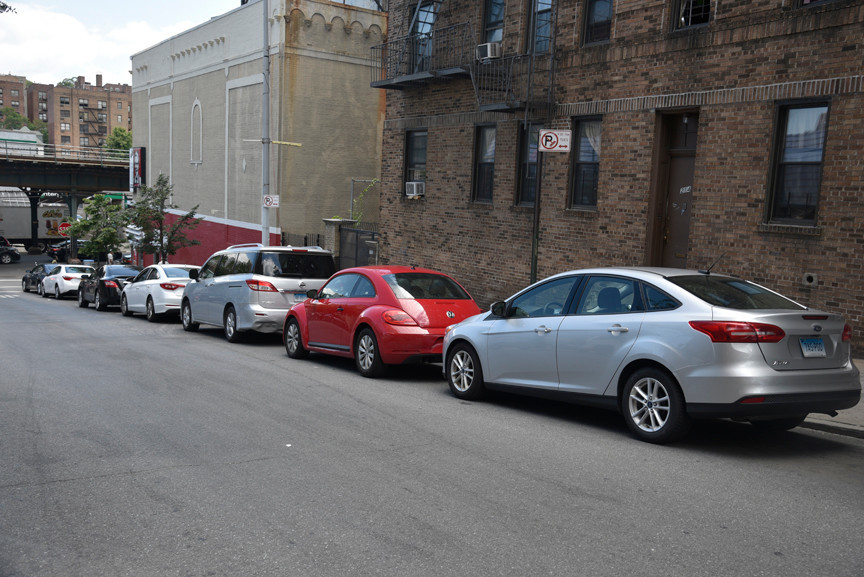
%> input picture Final Project/test_photo.jpg, 864 x 577 px
$ octave Project.m   (GNU Octave 9; MATLAB toolbox functions it lacks are replaced by stand-ins)
%> lines starting %> are read from the running program, lines starting %| are printed output that depends on the picture; in (x1, y1, x2, y2) boxes, pixels count from 0 and x2, y2 are one past the last pixel; in counts of white or black regions, pixels touching at a corner belong together; the program's own positions count from 1
clc;
clearvars;

fontSize = 20;

cPhoto = imread('test_photo.jpg');
%> cPhoto is the input picture: size 577x864x3 uint8; mean R, G, B 103.7, 101.1, 101.7
Photo = rgb2gray(cPhoto);
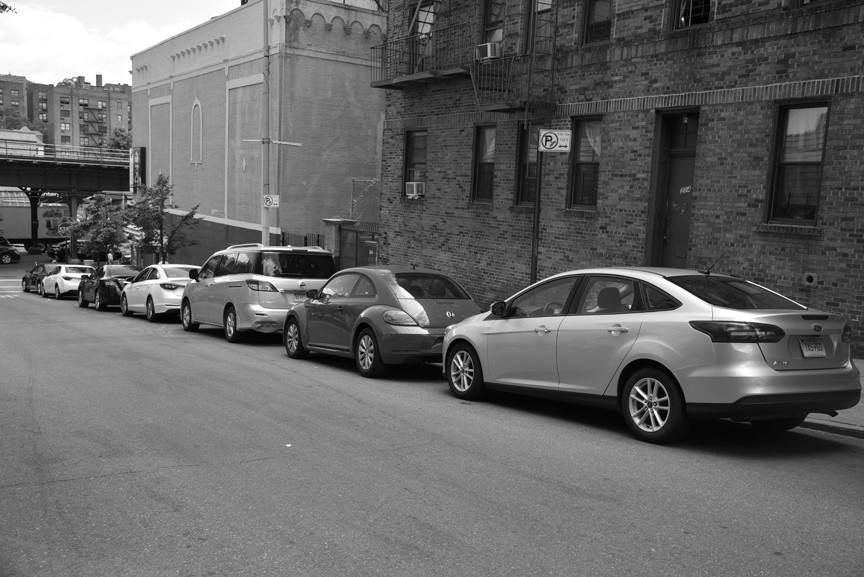
%> Photo: size 577x864 uint8; min 0, max 255, mean 101.9
subplot(2, 2, 1);
imshow(Photo);
title('Gray Scale Image', 'FontSize', fontSize);

[pixelCount, grayLevels] = imhist(Photo);
%> pixelCount = 256 values, max 6693 at index 132, min 57 at index 1, mean 1947.4; grayLevels = 256 values from 0 to 255
subplot(2, 2, 2);
bar(grayLevels, pixelCount);

title('Histogram', 'FontSize', fontSize, 'Interpreter', 'None');
xlabel('Gray Level', 'FontSize', fontSize);
ylabel('Pixel Count', 'FontSize', fontSize);


Id = im2double(Photo);
Imax = max(Id(:));
%> Imax = 1
Imin = min(Id(:));
%> Imin = 0
T = 0.5*(min(Id(:)) + max(Id(:)));
%> T = 0.5
deltaT = 0.01;
done = false;
counter = 1;
while ~done
  savedThresholds(counter) = T;

  g = Id >= T;
  Tnext = 0.5*(mean(Id(g)) + mean(Id(~g)));
  done = abs(T - Tnext) < deltaT;
  T = Tnext;

  subplot(2, 2, 3);
  imshow(g);
  title('Segmented Image', 'FontSize', fontSize);

  subplot(2, 2, 4);
  plot(savedThresholds, 'b*-', 'MarkerSize', 15, 'LineWidth', 2);

  title('Thresholds', 'FontSize', fontSize);
  xlabel('Iteration', 'FontSize', fontSize);
  ylabel('Threshold', 'FontSize', fontSize);

  counter = counter + 1;
end
%> this loop made 4 passes
%> (Tnext, done, T) on passes 1 to 4: (0.455, false, 0.455), (0.417, false, 0.417), (0.394, false, 0.394), (0.385, true, 0.385)
%> pass 1, `g = Id >= T;`:
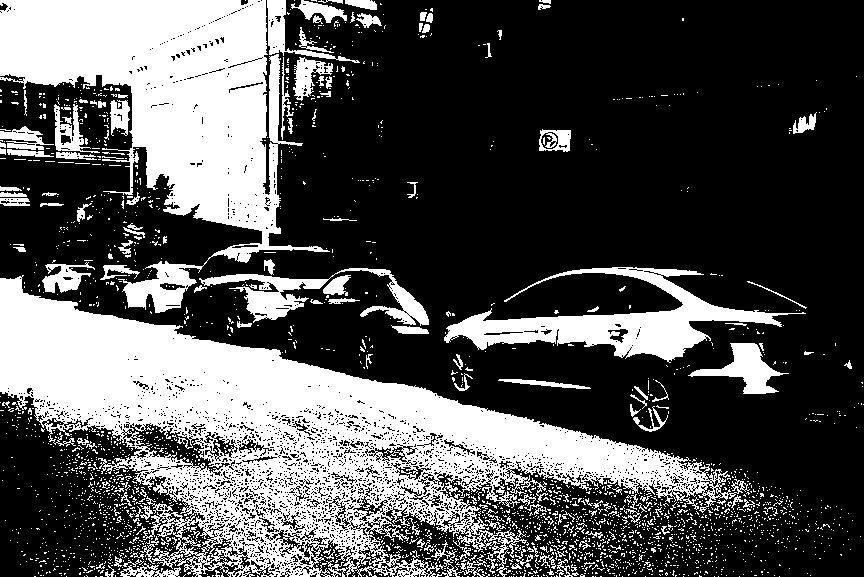
%> g: size 577x864 logical; 32.1% white; 2567 white regions (2411 under 20 px), largest, box (x1, y1, x2, y2) and area: (0, 275, 750, 577) 79109, (0, 0, 330, 313) 42936, (444, 267, 806, 363) 10331
%> pass 1, `ylabel('Threshold', 'FontSize', fontSize);`:
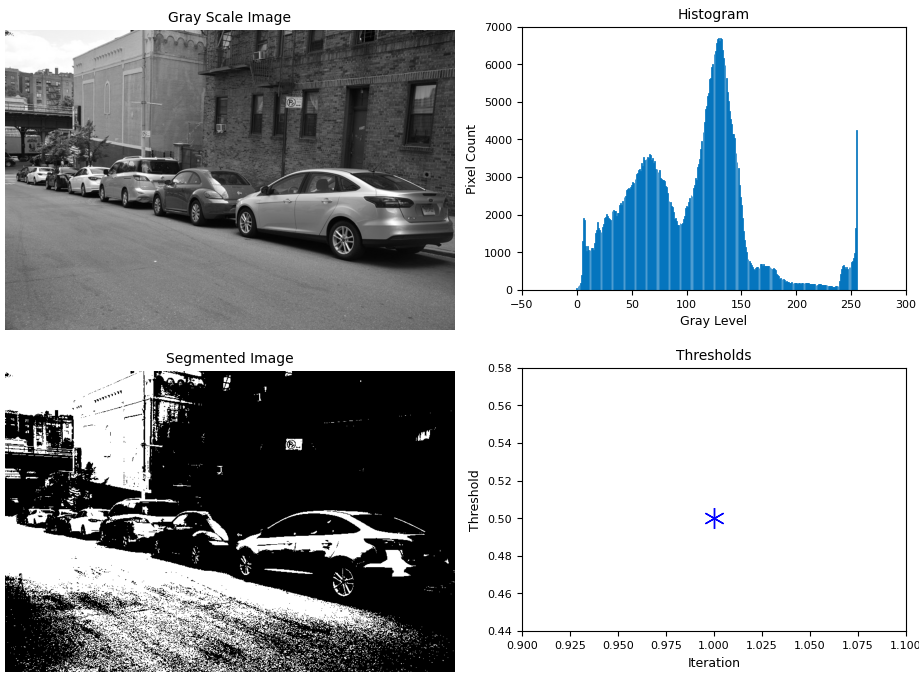
%> figure redrawn from the program's plot data, 4 panels
%> pass 2, `g = Id >= T;`:
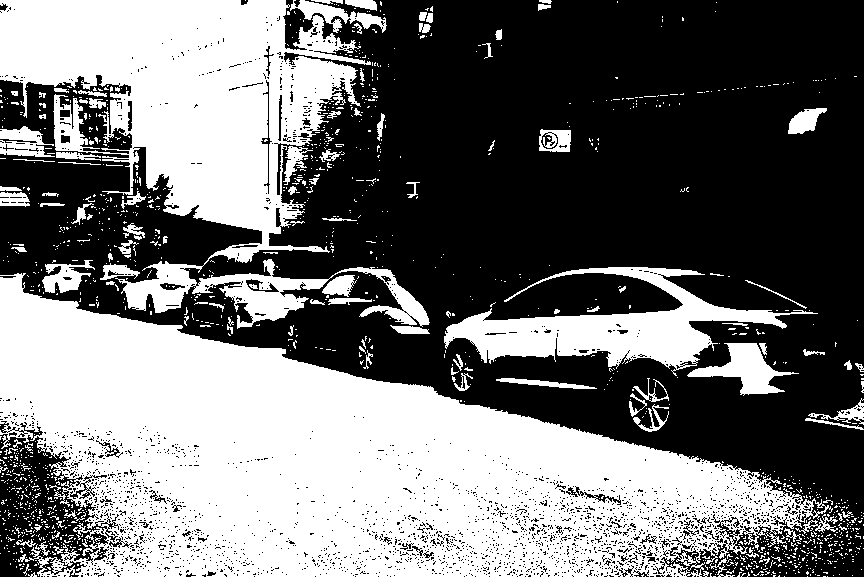
%> g: size 577x864 logical; 44.6% white; 1427 white regions (1311 under 20 px), largest, box (x1, y1, x2, y2) and area: (0, 273, 833, 577) 132024, (0, 0, 430, 329) 57879, (444, 267, 818, 376) 13268
%> pass 2, `title('Segmented Image', 'FontSize', fontSize);`:
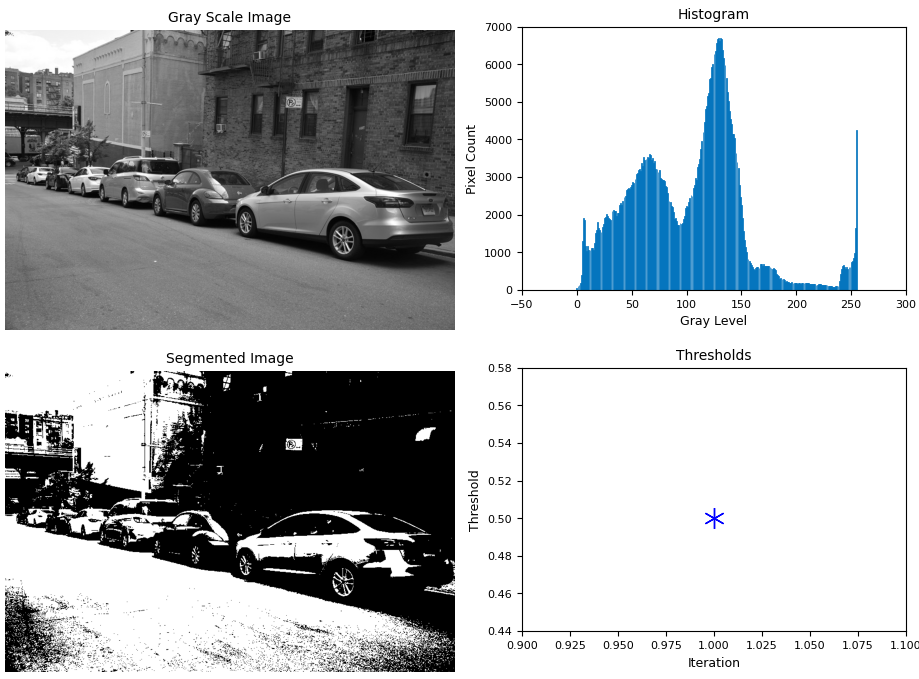
%> figure redrawn from the program's plot data, 4 panels
%> pass 3, `g = Id >= T;`:
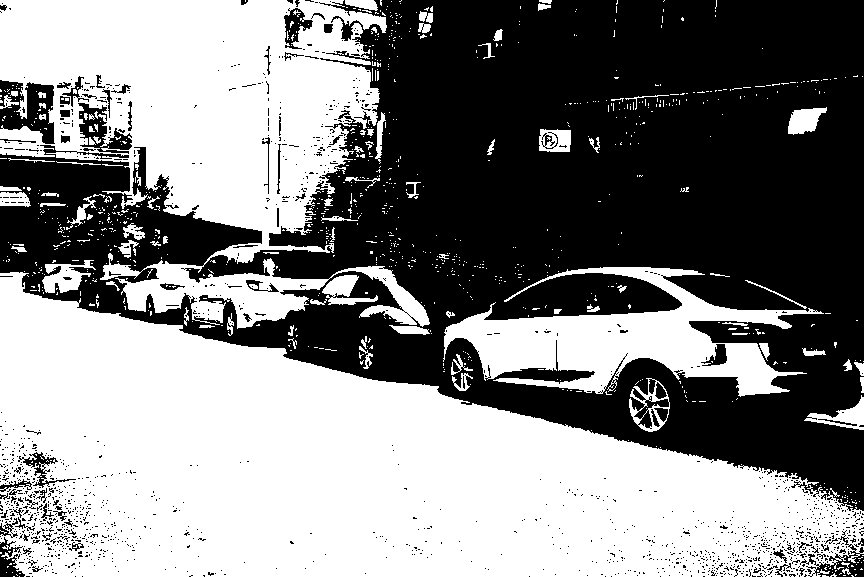
%> g: size 577x864 logical; 51.7% white; 1484 black regions (1414 under 20 px), largest, box (x1, y1, x2, y2) and area: (0, 0, 864, 511) 228093, (0, 80, 55, 144) 2072, (78, 103, 132, 154) 1137
%> after the loop, counter = 5; savedThresholds = [0.5 0.455 0.417 0.394]
%> after the loop:
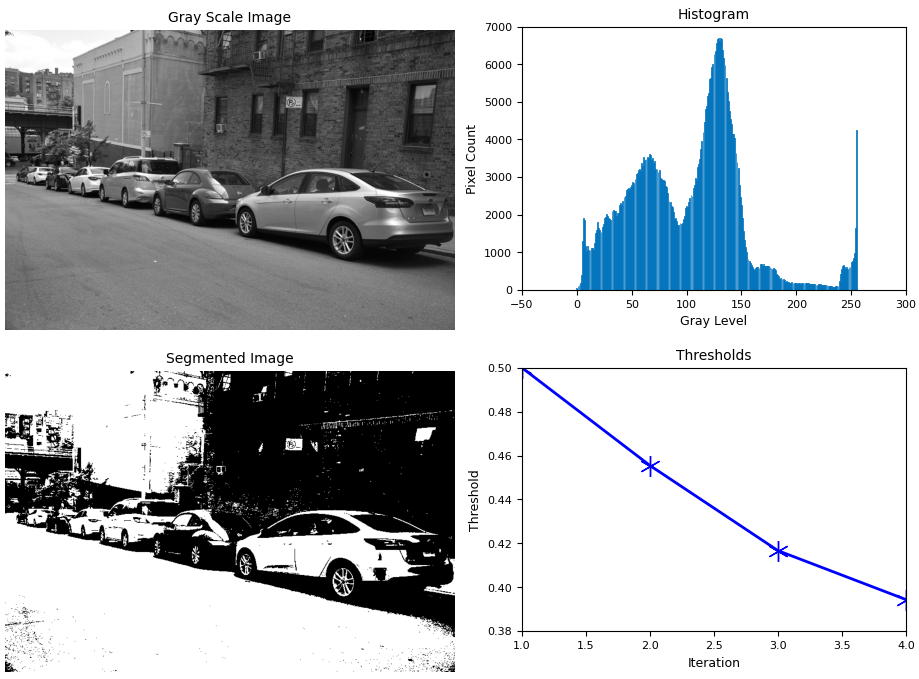
%> figure redrawn from the program's plot data, 4 panels

$ run again, with Final Project/citylife.jpeg copied over Final Project/test_photo.jpg
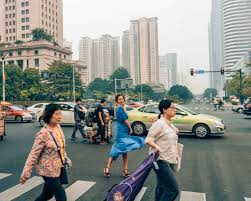
%> input picture Final Project/citylife.jpeg, 251 x 201 px
%> cPhoto is the input picture: size 201x251x3 uint8; mean R, G, B 140.8, 143.9, 137.9
%> pixelCount = 256 values, max 1476 at index 248, min 3 at index 1, mean 197.1; grayLevels = 256 values from 0 to 255
%> Imax = 1
%> Imin = 0
%> `T = 0.5*(min(Id(:)) + max(Id(:)));`: T = 0.5
%> the loop `while ~done` made 3 passes
%> (Tnext, done, T) on passes 1 to 3: (0.543, false, 0.543), (0.558, false, 0.558), (0.563, true, 0.563)
%> pass 1, `g = Id >= T;`:
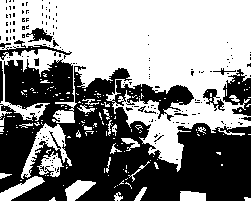
%> g: size 201x251 logical; 53.4% white; 181 black regions (166 under 20 px), largest, box (x1, y1, x2, y2) and area: (0, 59, 251, 201) 21202, (223, 69, 251, 116) 747, (0, 40, 72, 60) 338
%> pass 3, `g = Id >= T;`:
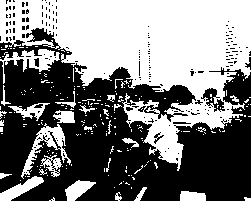
%> g: size 201x251 logical; 48.9% white; 220 white regions (192 under 20 px), largest, box (x1, y1, x2, y2) and area: (0, 0, 251, 171) 20301, (21, 123, 71, 179) 709, (0, 49, 60, 84) 668
%> after the loop `while ~done`: counter = 4; savedThresholds = [0.5 0.543 0.558]
